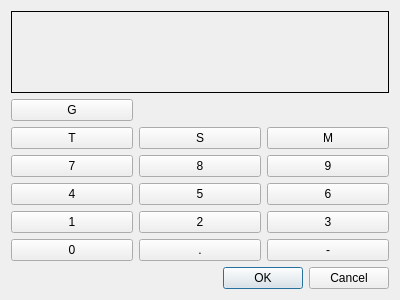
<?xml version="1.0" encoding="UTF-8"?>
<ui version="4.0">
 <class>Dialog</class>
 <widget class="QDialog" name="Dialog">
  <property name="geometry">
   <rect>
    <x>0</x>
    <y>0</y>
    <width>400</width>
    <height>300</height>
   </rect>
  </property>
  <property name="windowTitle">
   <string>Dialog</string>
  </property>
  <layout class="QGridLayout" name="gridLayout">
   <item row="5" column="2">
    <widget class="QPushButton" name="char_6">
     <property name="text">
      <string>6</string>
     </property>
    </widget>
   </item>
   <item row="2" column="0">
    <widget class="QPushButton" name="char_T">
     <property name="text">
      <string>T</string>
     </property>
    </widget>
   </item>
   <item row="7" column="0">
    <widget class="QPushButton" name="char_0">
     <property name="text">
      <string>0</string>
     </property>
    </widget>
   </item>
   <item row="2" column="2">
    <widget class="QPushButton" name="char_M">
     <property name="text">
      <string>M</string>
     </property>
    </widget>
   </item>
   <item row="2" column="1">
    <widget class="QPushButton" name="char_S">
     <property name="text">
      <string>S</string>
     </property>
    </widget>
   </item>
   <item row="5" column="1">
    <widget class="QPushButton" name="char_5">
     <property name="text">
      <string>5</string>
     </property>
    </widget>
   </item>
   <item row="4" column="0">
    <widget class="QPushButton" name="char_7">
     <property name="text">
      <string>7</string>
     </property>
    </widget>
   </item>
   <item row="6" column="0">
    <widget class="QPushButton" name="char_1">
     <property name="text">
      <string>1</string>
     </property>
    </widget>
   </item>
   <item row="4" column="1">
    <widget class="QPushButton" name="char_8">
     <property name="text">
      <string>8</string>
     </property>
    </widget>
   </item>
   <item row="8" column="0" colspan="3">
    <widget class="QDialogButtonBox" name="buttonBox">
     <property name="orientation">
      <enum>Qt::Horizontal</enum>
     </property>
     <property name="standardButtons">
      <set>QDialogButtonBox::Cancel|QDialogButtonBox::Ok</set>
     </property>
    </widget>
   </item>
   <item row="1" column="0">
    <widget class="QPushButton" name="char_G">
     <property name="text">
      <string>G</string>
     </property>
    </widget>
   </item>
   <item row="4" column="2">
    <widget class="QPushButton" name="char_9">
     <property name="text">
      <string>9</string>
     </property>
    </widget>
   </item>
   <item row="6" column="2">
    <widget class="QPushButton" name="char_3">
     <property name="text">
      <string>3</string>
     </property>
    </widget>
   </item>
   <item row="5" column="0">
    <widget class="QPushButton" name="char_4">
     <property name="text">
      <string>4</string>
     </property>
    </widget>
   </item>
   <item row="6" column="1">
    <widget class="QPushButton" name="char_2">
     <property name="text">
      <string>2</string>
     </property>
    </widget>
   </item>
   <item row="0" column="0" colspan="3">
    <widget class="QLabel" name="gcode_lb">
     <property name="frameShape">
      <enum>QFrame::Box</enum>
     </property>
     <property name="text">
      <string/>
     </property>
    </widget>
   </item>
   <item row="7" column="1">
    <widget class="QPushButton" name="char_dot">
     <property name="text">
      <string>.</string>
     </property>
    </widget>
   </item>
   <item row="7" column="2">
    <widget class="QPushButton" name="char_dash">
     <property name="text">
      <string>-</string>
     </property>
    </widget>
   </item>
  </layout>
 </widget>
 <resources/>
 <connections>
  <connection>
   <sender>buttonBox</sender>
   <signal>accepted()</signal>
   <receiver>Dialog</receiver>
   <slot>accept()</slot>
   <hints>
    <hint type="sourcelabel">
     <x>248</x>
     <y>254</y>
    </hint>
    <hint type="destinationlabel">
     <x>157</x>
     <y>274</y>
    </hint>
   </hints>
  </connection>
  <connection>
   <sender>buttonBox</sender>
   <signal>rejected()</signal>
   <receiver>Dialog</receiver>
   <slot>reject()</slot>
   <hints>
    <hint type="sourcelabel">
     <x>316</x>
     <y>260</y>
    </hint>
    <hint type="destinationlabel">
     <x>286</x>
     <y>274</y>
    </hint>
   </hints>
  </connection>
 </connections>
</ui>
